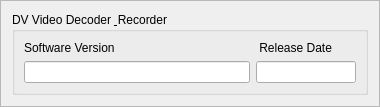
                  <widget class="QFrame" name="frame_43">
                   <property name="minimumSize">
                    <size>
                     <width>380</width>
                     <height>0</height>
                    </size>
                   </property>
                   <property name="frameShape">
                    <enum>QFrame::StyledPanel</enum>
                   </property>
                   <property name="frameShadow">
                    <enum>QFrame::Raised</enum>
                   </property>
                   <layout class="QVBoxLayout" name="verticalLayout_27">
                    <item>
                     <widget class="QGroupBox" name="CSC_gb_40">
                      <property name="minimumSize">
                       <size>
                        <width>350</width>
                        <height>0</height>
                       </size>
                      </property>
                      <property name="font">
                       <font>
                        <italic>false</italic>
                        <underline>false</underline>
                       </font>
                      </property>
                      <property name="autoFillBackground">
                       <bool>true</bool>
                      </property>
                      <property name="title">
                       <string>DV Video Decoder &amp; Recorder</string>
                      </property>
                      <property name="flat">
                       <bool>false</bool>
                      </property>
                      <property name="checkable">
                       <bool>false</bool>
                      </property>
                      <layout class="QGridLayout" name="gridLayout_54">
                       <item row="0" column="0">
                        <layout class="QHBoxLayout" name="horizontalLayout_80">
                         <item>
                          <layout class="QVBoxLayout" name="verticalLayout_83">
                           <item>
                            <widget class="QLabel" name="label_123">
                             <property name="text">
                              <string>Software Version</string>
                             </property>
                            </widget>
                           </item>
                           <item>
                            <widget class="QLineEdit" name="DVVDR_V_LE">
                             <property name="minimumSize">
                              <size>
                               <width>210</width>
                               <height>0</height>
                              </size>
                             </property>
                             <property name="maximumSize">
                              <size>
                               <width>350</width>
                               <height>16777215</height>
                              </size>
                             </property>
                            </widget>
                           </item>
                          </layout>
                         </item>
                         <item>
                          <layout class="QVBoxLayout" name="verticalLayout_84">
                           <item>
                            <widget class="QLabel" name="label_124">
                             <property name="text">
                              <string> Release Date</string>
                             </property>
                            </widget>
                           </item>
                           <item>
                            <widget class="QLineEdit" name="DVVDR_D_LE">
                             <property name="minimumSize">
                              <size>
                               <width>50</width>
                               <height>0</height>
                              </size>
                             </property>
                             <property name="maximumSize">
                              <size>
                               <width>100</width>
                               <height>16777215</height>
                              </size>
                             </property>
                            </widget>
                           </item>
                          </layout>
                         </item>
                        </layout>
                       </item>
                      </layout>
                     </widget>
                    </item>
                   </layout>
                  </widget>
